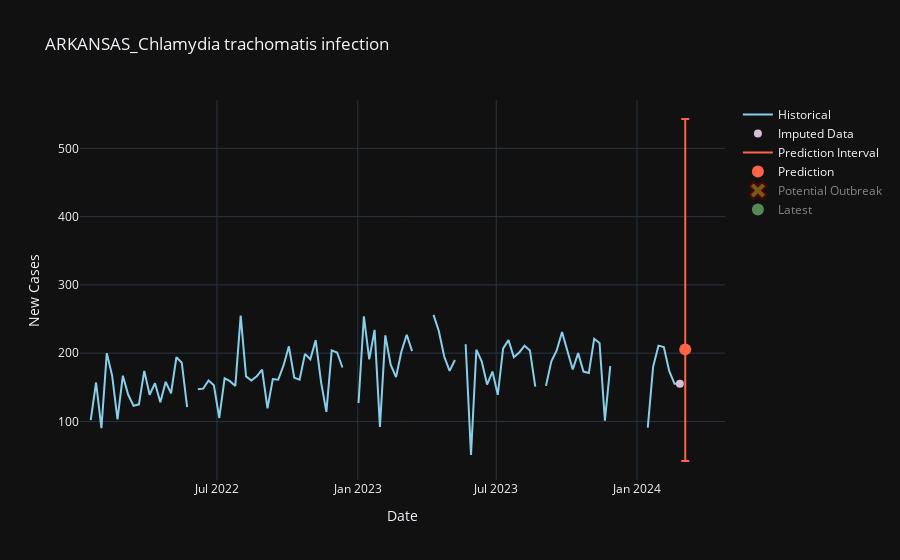

Notebook code cell kept with this figure:
### Code cell
# chart shows: we have historical, pred/interval, NO latest and therefore NO outbreak
selected_item_id = "ARKANSAS_Chlamydia trachomatis infection"
plot_outbreak(df_historical, df_latest,  df_preds, selected_item_id)
